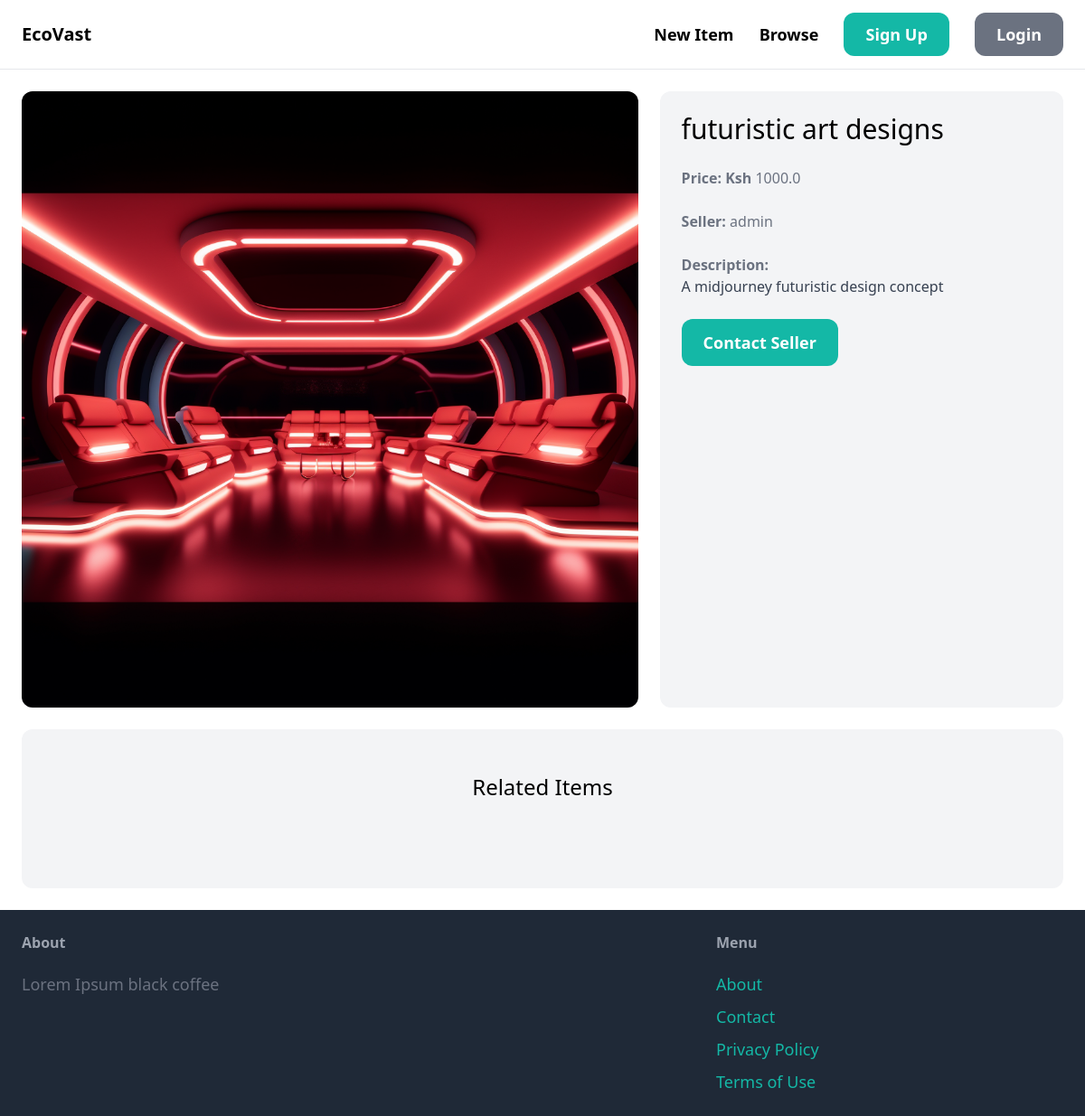
/items/2/, run on an earlier commit of the app's database.
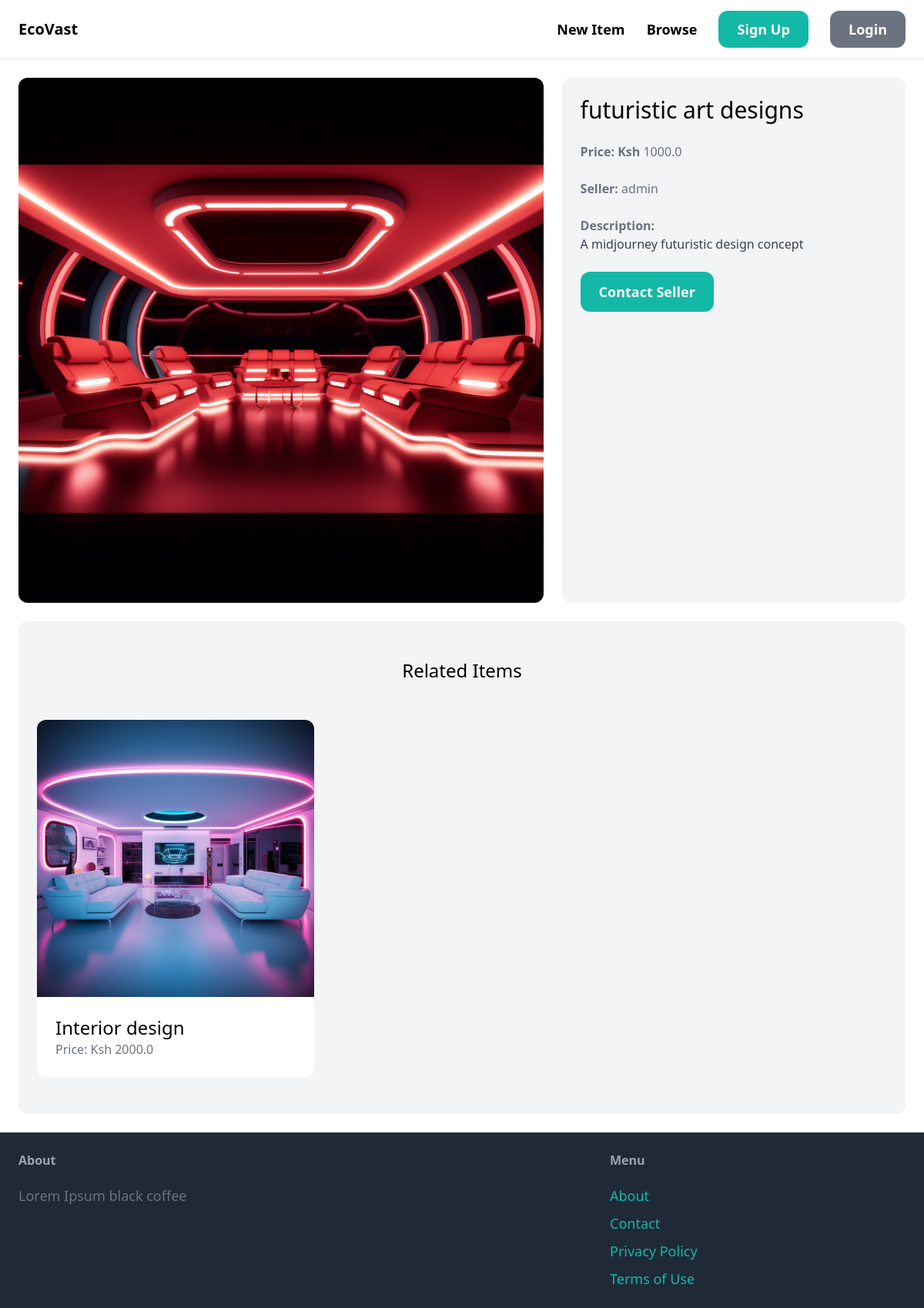
And on a later commit of the database.
### item/models.py (models this page shows, shortened)
class Item(models.Model):
    category = models.ForeignKey(Category, related_name='items', on_delete=models.CASCADE)
    name = models.CharField(max_length=255)
    description = models.TextField(blank=True, null=True)
    price = models.FloatField()
    image = models.ImageField(upload_to='item_images', blank=True, null=True)
    is_sold = models.BooleanField(default=False)
    created_by = models.ForeignKey(User, related_name='items', on_delete=models.CASCADE)
    created_at = models.DateTimeField(auto_now_add=True)

### item/views.py (the view)
# urls.py: path('<int:pk>/', views.detail, name='detail'),
def detail(request, pk):
    item = get_object_or_404(Item, pk=pk)
    related_items = Item.objects.filter(category=item.category, is_sold=False).exclude(pk=pk)[0:10]
    return render(request, 'item/detail.html', {
        'item': item,
        'related_items': related_items
    })

### item/templates/item/detail.html (shortened to what this page needs)
{% extends 'core/base.html' %}
{% block content %}
<div class="grid grid-cols-5 gap-6">
    <div class="col-span-3">
        <img src="{{ item.image.url }}" class="rounded-xl">
    </div>
    <div class="col-span-2 p-6 bg-gray-100 rounded-xl">
        <h1 class="mb-6 text-3xl">{{ item.name }}</h1>
        <p class="text-gray-500"><strong>Price: Ksh </strong>{{item.price}}</p><br/>
        <p class="text-gray-500"><Strong>Seller: </strong>{{item.created_by.username}}</p><br/>
        {% if item.description %}
        <p class="text-gray-700"><strong class="text-gray-500">Description: </strong><br/>
        {{item.description}}</p>
        {% endif %}
        <a href="#" class="inline-block mt-6 px-6 py-3 text-lg font-semibold bg-teal-500 text-white rounded-xl hover:bg-teal-700">Contact Seller</a>
    </div>
</div>
<div class="mt-6 px-6 py-12 bg-gray-100 rounded-xl">
    <h2 class="mb-12 text-2xl text-center"> Related Items</h2>
    <div class="grid grid-cols-3 gap-3">
        {% for item in related_items %}
            <div>
                <a href="{% url 'item:detail' item.id%}">
                    <div>
                        <img src="{{ item.image.url }}" class="rounded-t-xl">
                    </div>
                    <div class="p-6 bg-white rounded-b-xl">
                        <h2 class="text-2xl">{{ item.name }}</h2>
                        <p class="text-gray-500">Price: Ksh {{ item.price }}</p>
                    </div>
                </a>
            </div>
        {% endfor %}
    </div>
</div>
{% endblock %}

What changed in the data, as far as the page shows it:
added Item: image (picture), name "Interior design", price "2000.0"
